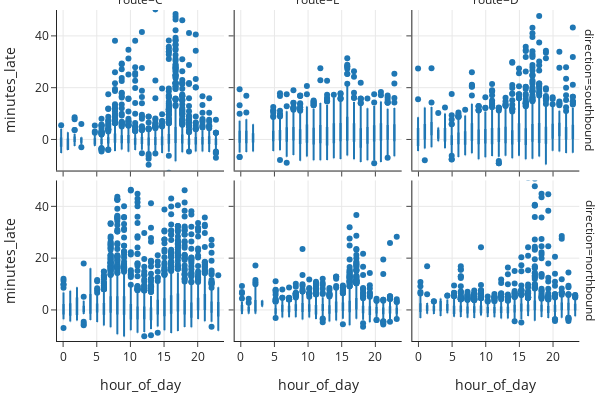

Notebook cell for this chart:
### Markdown cell above
The scale on the $ y $-axis is proportion (or density). This scale makes it easier to compare the histograms since we are not misled by different counts in the groups. The range on the $ x $-axis is the same across the six plots making it easier to detect different center and spread of the distributions. (These notions are described in {numref}`Chapter %s <ch:viz>`.)

The northbound and southbound distributions are different for each line. When we dig deeper into the context, we learn that line C originates in the north and the other two lines originate in the south. The histograms imply there is greater variability in arrival times in the second half of the bus routes, which makes sense to us since delays get compounded as the day progresses.

Next, to explore lateness by the time of day, we need to derive a new quantity--the hour of the day that the bus is scheduled to arrive. Given the variation in route and direction that we just saw in bus lateness, we  again create separate plots for each route and direction:

### Code cell
bus['hour_of_day'] = bus['scheduled'].dt.hour

fig = px.box(bus, y='minutes_late', x='hour_of_day',                 
             facet_row='direction', facet_col='route',
             width=600, height=400)

fig.update_yaxes(range=[-12, 50])
fig.show()

### Figure 1 — Plotly figure (JSON) as saved in the notebook; plotly's stock layout.template omitted (floating-point values rounded to 4 significant figures; data arrays with more than 128 entries replaced by an {"elided": "..."} marker saying what was removed)
{"data": [{"alignmentgroup": "True", "hovertemplate": "direction=southbound<br>route=C<br>hour_of_day=%{x}<br>minutes_late=%{y}<extra></extra>", "legendgroup": "", "marker": {"color": "#1F77B4"}, "name": "", "notched": false, "offsetgroup": "", "orientation": "v", "showlegend": false, "type": "box", "x": {"elided": "6551 int values"}, "x0": " ", "xaxis": "x4", "y": {"elided": "6551 float values"}, "y0": " ", "yaxis": "y4"}, {"alignmentgroup": "True", "hovertemplate": "direction=southbound<br>route=E<br>hour_of_day=%{x}<br>minutes_late=%{y}<extra></extra>", "legendgroup": "", "marker": {"color": "#1F77B4"}, "name": "", "notched": false, "offsetgroup": "", "orientation": "v", "showlegend": false, "type": "box", "x": {"elided": "6221 int values"}, "x0": " ", "xaxis": "x5", "y": {"elided": "6221 float values"}, "y0": " ", "yaxis": "y5"}, {"alignmentgroup": "True", "hovertemplate": "direction=southbound<br>route=D<br>hour_of_day=%{x}<br>minutes_late=%{y}<extra></extra>", "legendgroup": "", "marker": {"color": "#1F77B4"}, "name": "", "notched": false, "offsetgroup": "", "orientation": "v", "showlegend": false, "type": "box", "x": {"elided": "6546 int values"}, "x0": " ", "xaxis": "x6", "y": {"elided": "6546 float values"}, "y0": " ", "yaxis": "y6"}, {"alignmentgroup": "True", "hovertemplate": "direction=northbound<br>route=C<br>hour_of_day=%{x}<br>minutes_late=%{y}<extra></extra>", "legendgroup": "", "marker": {"color": "#1F77B4"}, "name": "", "notched": false, "offsetgroup": "", "orientation": "v", "showlegend": false, "type": "box", "x": {"elided": "6677 int values"}, "x0": " ", "xaxis": "x", "y": {"elided": "6677 float values"}, "y0": " ", "yaxis": "y"}, {"alignmentgroup": "True", "hovertemplate": "direction=northbound<br>route=E<br>hour_of_day=%{x}<br>minutes_late=%{y}<extra></extra>", "legendgroup": "", "marker": {"color": "#1F77B4"}, "name": "", "notched": false, "offsetgroup": "", "orientation": "v", "showlegend": false, "type": "box", "x": {"elided": "6289 int values"}, "x0": " ", "xaxis": "x2", "y": {"elided": "6289 float values"}, "y0": " ", "yaxis": "y2"}, {"alignmentgroup": "True", "hovertemplate": "direction=northbound<br>route=D<br>hour_of_day=%{x}<br>minutes_late=%{y}<extra></extra>", "legendgroup": "", "marker": {"color": "#1F77B4"}, "name": "", "notched": false, "offsetgroup": "", "orientation": "v", "showlegend": false, "type": "box", "x": {"elided": "6633 int values"}, "x0": " ", "xaxis": "x3", "y": {"elided": "6633 float values"}, "y0": " ", "yaxis": "y3"}], "layout": {"annotations": [{"font": {}, "showarrow": false, "text": "route=C", "x": 0.1567, "xanchor": "center", "xref": "paper", "y": 1, "yanchor": "bottom", "yref": "paper"}, {"font": {}, "showarrow": false, "text": "route=E", "x": 0.49, "xanchor": "center", "xref": "paper", "y": 1, "yanchor": "bottom", "yref": "paper"}, {"font": {}, "showarrow": false, "text": "route=D", "x": 0.8233, "xanchor": "center", "xref": "paper", "y": 1, "yanchor": "bottom", "yref": "paper"}, {"font": {}, "showarrow": false, "text": "direction=northbound", "textangle": 90, "x": 0.98, "xanchor": "left", "xref": "paper", "y": 0.2425, "yanchor": "middle", "yref": "paper"}, {"font": {}, "showarrow": false, "text": "direction=southbound", "textangle": 90, "x": 0.98, "xanchor": "left", "xref": "paper", "y": 0.7575, "yanchor": "middle", "yref": "paper"}], "boxmode": "group", "height": 400, "legend": {"tracegroupgap": 0}, "width": 600, "xaxis": {"anchor": "y", "autorange": true, "domain": [0, 0.3133], "range": [-0.9472, 23.95], "title": {"text": "hour_of_day"}, "type": "linear"}, "xaxis2": {"anchor": "y2", "autorange": true, "domain": [0.3333, 0.6467], "matches": "x", "range": [-0.9472, 23.95], "title": {"text": "hour_of_day"}, "type": "linear"}, "xaxis3": {"anchor": "y3", "autorange": true, "domain": [0.6667, 0.98], "matches": "x", "range": [-0.9472, 23.95], "title": {"text": "hour_of_day"}, "type": "linear"}, "xaxis4": {"anchor": "y4", "autorange": true, "domain": [0, 0.3133], "matches": "x", "range": [-0.9472, 23.95], "showticklabels": false, "type": "linear"}, "xaxis5": {"anchor": "y5", "autorange": true, "domain": [0.3333, 0.6467], "matches": "x", "range": [-0.9472, 23.95], "showticklabels": false, "type": "linear"}, "xaxis6": {"anchor": "y6", "autorange": true, "domain": [0.6667, 0.98], "matches": "x", "range": [-0.9472, 23.95], "showticklabels": false, "type": "linear"}, "yaxis": {"anchor": "x", "domain": [0, 0.485], "range": [-12, 50], "title": {"text": "minutes_late"}, "type": "linear"}, "yaxis2": {"anchor": "x2", "domain": [0, 0.485], "matches": "y", "range": [-12, 50], "showticklabels": false, "type": "linear"}, "yaxis3": {"anchor": "x3", "domain": [0, 0.485], "matches": "y", "range": [-12, 50], "showticklabels": false, "type": "linear"}, "yaxis4": {"anchor": "x4", "domain": [0.515, 1], "matches": "y", "range": [-12, 50], "title": {"text": "minutes_late"}, "type": "linear"}, "yaxis5": {"anchor": "x5", "domain": [0.515, 1], "matches": "y", "range": [-12, 50], "showticklabels": false, "type": "linear"}, "yaxis6": {"anchor": "x6", "domain": [0.515, 1], "matches": "y", "range": [-12, 50], "showticklabels": false, "type": "linear"}}}
